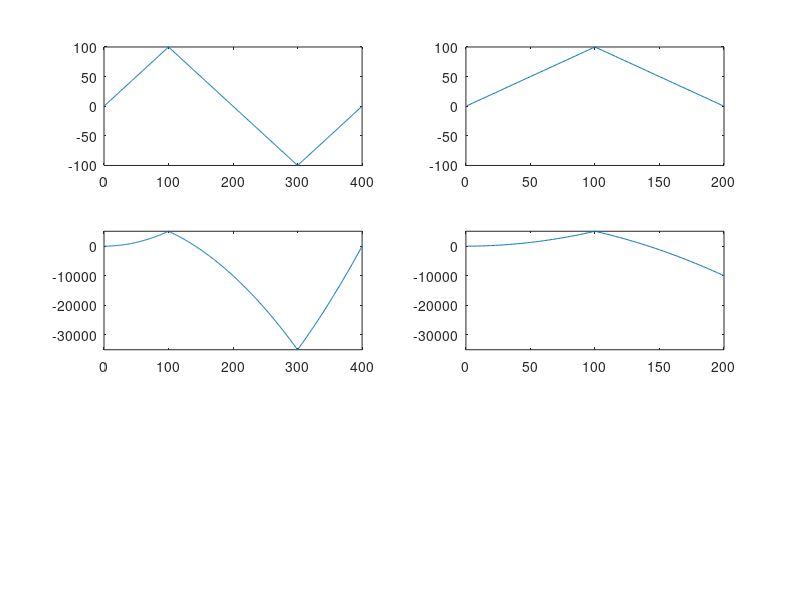

The MATLAB source for this figure:
%% Thesis - rtmri - pc

%% phase evolution along gradients
close all;
N   = 100;
tau = 4;
li  = ones(1,N);
inc = 1;
t   = 1 : inc : N*tau;

G0  = 1;
GFC = [G0*li, -G0*li, -G0*li, G0*li];

phi_FC_0 = GFC(1)*inc*ones(1,length(GFC));
phi_FC_v = GFC(1)*t(1)*inc*ones(1,length(GFC));
for n = 2 : length(GFC)
    phi_FC_0(1,n) = phi_FC_0(1,n-1) + GFC(n)*inc;
    phi_FC_v(1,n) = phi_FC_v(1,n-1) + GFC(n)*t(n)*inc;
end


GFE = [G0*li, -G0*li];

phi_FE_0 = GFE(1)*inc*ones(1,length(GFE));
phi_FE_v = GFE(1)*t(1)*inc*ones(1,length(GFE));

for n = 2 : length(GFE)
    phi_FE_0(1,n) = phi_FE_0(1,n-1) + GFE(n)*inc;
    phi_FE_v(1,n) = phi_FE_v(1,n-1) + GFE(n)*t(n)*inc;
end

figure; 

min_0 = min([phi_FC_0, phi_FE_0]);
max_0 = max([phi_FC_0, phi_FE_0]);

min_v = min([phi_FC_v, phi_FE_v]);
max_v = max([phi_FC_v, phi_FE_v]);


subplot(321); plot(t(1:length(GFC)), phi_FC_0); xlim([0 length(GFC)]);ylim([min_0 max_0])
subplot(323); plot(t(1:length(GFC)), phi_FC_v); xlim([0 length(GFC)]);ylim([min_v max_v])

subplot(322); plot(t(1:length(GFE)), phi_FE_0); xlim([0 length(GFE)]);ylim([min_0 max_0])
subplot(324); plot(t(1:length(GFE)), phi_FE_v); xlim([0 length(GFE)]);ylim([min_v max_v])

%%